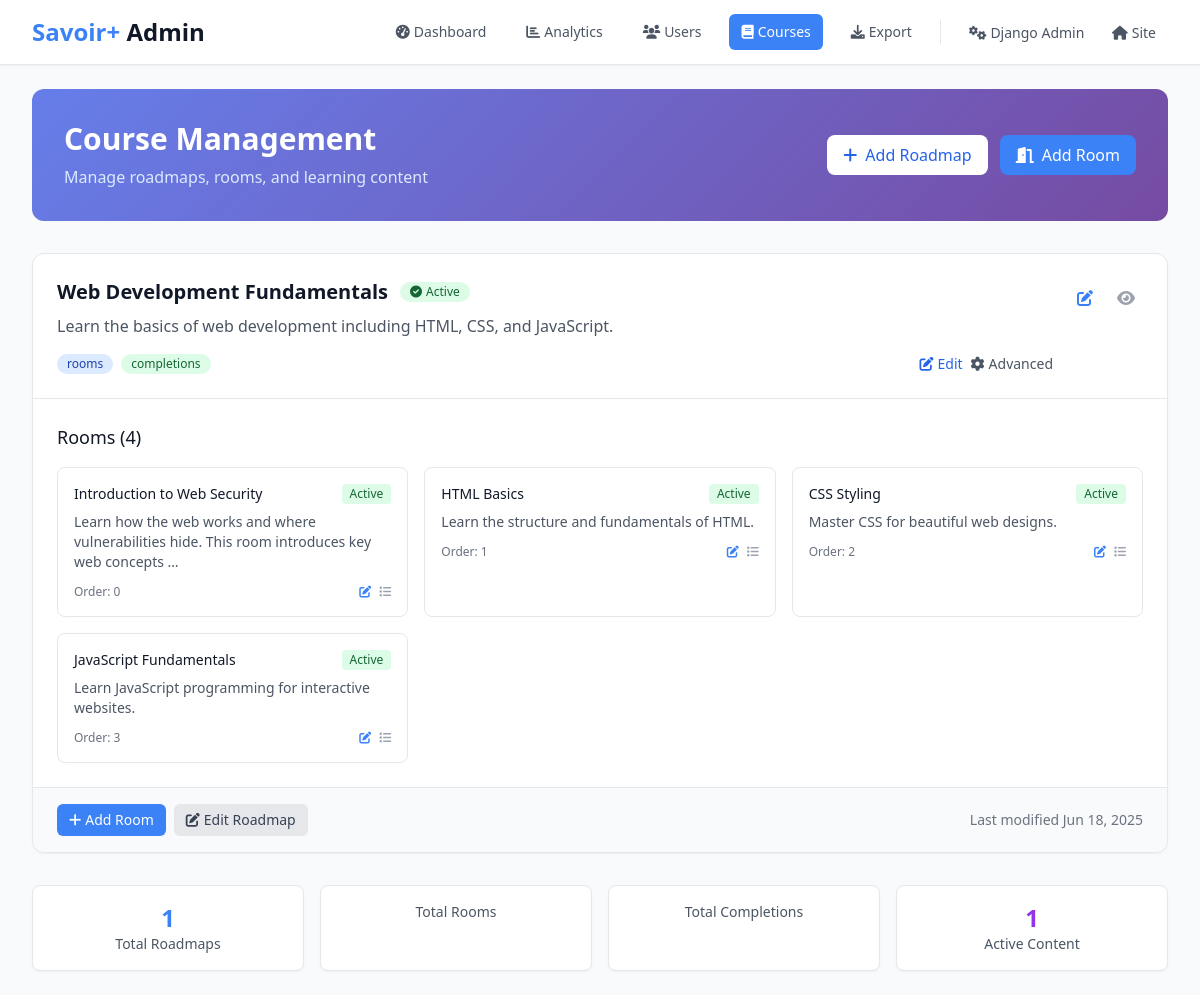
The app's page /manage/courses/ (signed in) with its own data.
### lms/models.py (models this page shows, shortened)
class Roadmap(models.Model):
    title = models.CharField(max_length=200, verbose_name=_('Title'))
    title_fr = models.CharField(max_length=200, blank=True, verbose_name=_('Title (French)'))
    description = models.TextField(verbose_name=_('Description'))
    description_fr = models.TextField(blank=True, verbose_name=_('Description (French)'))
    is_active = models.BooleanField(default=True, verbose_name=_('Is Active'))
    created_at = models.DateTimeField(auto_now_add=True)
    class Meta:
        verbose_name = _('Roadmap')
        verbose_name_plural = _('Roadmaps')

class Room(models.Model):
    title = models.CharField(max_length=200, verbose_name=_('Title'))
    title_fr = models.CharField(max_length=200, blank=True, verbose_name=_('Title (French)'))
    description = models.TextField(verbose_name=_('Description'))
    description_fr = models.TextField(blank=True, verbose_name=_('Description (French)'))
    roadmap = models.ForeignKey(Roadmap, on_delete=models.CASCADE, related_name='rooms', verbose_name=_('Roadmap'))
    prerequisite_room = models.ForeignKey('self', on_delete=models.SET_NULL, blank=True, null=True, verbose_name=_('Prerequisite Room'))
    order = models.PositiveIntegerField(default=0, verbose_name=_('Order'))
    is_active = models.BooleanField(default=True, verbose_name=_('Is Active'))
    created_at = models.DateTimeField(auto_now_add=True)
    class Meta:
        verbose_name = _('Room')
        verbose_name_plural = _('Rooms')
        ordering = ['roadmap', 'order']

### lms/views.py (the view)
# urls.py: path('manage/courses/', views.admin_course_management, name='admin_course_management'),
@staff_member_required
def admin_course_management(request):
    roadmaps = Roadmap.objects.all().prefetch_related('rooms__sections')
    rooms = Room.objects.all().select_related('roadmap').prefetch_related('sections')
    context = {
        'roadmaps': roadmaps,
        'rooms': rooms,
        'total_roadmaps': roadmaps.count(),
        'total_rooms': rooms.count(),
        'total_sections': Section.objects.count(),
    }
    return render(request, 'admin/course_management.html', context)

### lms/models.py (called while the page is built)
    def save(self, *args, **kwargs):
        if not self.trial_start_date:
            from django.utils import timezone
            self.trial_start_date = timezone.now()
        if not self.trial_end_date and self.trial_start_date:
            self.trial_end_date = self.trial_start_date + timedelta(days=15)
        super().save(*args, **kwargs)

### templates/admin/course_management.html (shortened to what this page needs)
<!DOCTYPE html>
<html lang="en">
<head>
    <script src="https://cdn.tailwindcss.com"></script>
    <link rel="stylesheet" href="https://cdnjs.cloudflare.com/ajax/libs/font-awesome/6.0.0/css/all.min.css">
</head>
<body class="bg-gray-50 min-h-screen">
    <header class="bg-white shadow-sm border-b border-gray-200">
        <div class="max-w-7xl mx-auto px-4 sm:px-6 lg:px-8">
            <div class="flex justify-between items-center h-16">
                <div class="flex items-center">
                    <div class="flex-shrink-0">
                        <h1 class="text-2xl font-bold text-gray-900">
                            <span class="text-primary">Savoir+</span> Admin
                        </h1>
                    </div>
                </div>
                <div class="flex items-center space-x-4">
                    <nav class="flex space-x-4">
                        <a href="/manage/" class="text-gray-600 hover:text-primary px-3 py-2 rounded-md text-sm font-medium">
                            <i class="fas fa-tachometer-alt mr-1"></i>Dashboard
                        </a>
                        <a href="/manage/analytics/" class="text-gray-600 hover:text-primary px-3 py-2 rounded-md text-sm font-medium">
                            <i class="fas fa-chart-bar mr-1"></i>Analytics
                        </a>
                        <a href="/manage/users/" class="text-gray-600 hover:text-primary px-3 py-2 rounded-md text-sm font-medium">
                            <i class="fas fa-users mr-1"></i>Users
                        </a>
                        <a href="/manage/courses/" class="bg-primary text-white px-3 py-2 rounded-md text-sm font-medium">
                            <i class="fas fa-book mr-1"></i>Courses
                        </a>
                        <a href="/manage/export/" class="text-gray-600 hover:text-primary px-3 py-2 rounded-md text-sm font-medium">
                            <i class="fas fa-download mr-1"></i>Export
                        </a>
                    </nav>
                    <div class="border-l border-gray-200 pl-4">
                        <a href="/admin/" class="text-gray-600 hover:text-primary px-3 py-2 rounded-md text-sm font-medium">
                            <i class="fas fa-cogs mr-1"></i>Django Admin
                        </a>
                        <a href="/" class="text-gray-600 hover:text-primary px-3 py-2 rounded-md text-sm font-medium">
                            <i class="fas fa-home mr-1"></i>Site
                        </a>
                    </div>
                </div>
            </div>
        </div>
    </header>
    <main class="max-w-7xl mx-auto py-6 px-4 sm:px-6 lg:px-8">
        <div class="mb-8">
            <div class="gradient-bg rounded-xl p-8 text-white">
                <div class="flex justify-between items-center">
                    <div>
                        <h1 class="text-3xl font-bold mb-2">Course Management</h1>
                        <p class="text-blue-100">Manage roadmaps, rooms, and learning content</p>
                    </div>
                    <div class="flex space-x-3">
                        <a href="/admin/lms/roadmap/add/" class="bg-white text-blue-600 px-4 py-2 rounded-lg font-medium hover:bg-blue-50 transition-colors">
                            <i class="fas fa-plus mr-2"></i>Add Roadmap
                        </a>
                        <a href="/admin/lms/room/add/" class="bg-blue-500 text-white px-4 py-2 rounded-lg font-medium hover:bg-blue-600 transition-colors">
                            <i class="fas fa-door-open mr-2"></i>Add Room
                        </a>
                    </div>
                </div>
            </div>
        </div>
        <div class="space-y-6">
            {% for roadmap in roadmaps %}
            <div class="bg-white rounded-xl shadow-sm border border-gray-200 overflow-hidden card-hover">
                <div class="p-6 border-b border-gray-200">
                    <div class="flex justify-between items-start">
                        <div class="flex-1">
                            <div class="flex items-center mb-2">
                                <h3 class="text-xl font-semibold text-gray-900">{{ roadmap.title }}</h3>
                                {% if roadmap.is_active %}
                                    <span class="ml-3 inline-flex items-center px-2.5 py-0.5 rounded-full text-xs font-medium bg-green-100 text-green-800">
                                        <i class="fas fa-check-circle mr-1"></i>Active
                                    </span>
                                {% else %}
                                    <span class="ml-3 inline-flex items-center px-2.5 py-0.5 rounded-full text-xs font-medium bg-gray-100 text-gray-800">
                                        <i class="fas fa-pause-circle mr-1"></i>Inactive
                                    </span>
                                {% endif %}
                            </div>
                            <p class="text-gray-600 mb-4">{{ roadmap.description|truncatewords:20 }}</p>
                            <div class="flex items-center justify-between">
                                <div class="flex items-center space-x-2">
                                    <span class="inline-flex items-center px-2.5 py-0.5 rounded-full text-xs font-medium bg-blue-100 text-blue-800">
                                        {{ roadmap.room_count }} rooms
                                    </span>
                                    <span class="inline-flex items-center px-2.5 py-0.5 rounded-full text-xs font-medium bg-green-100 text-green-800">
                                        {{ roadmap.completion_count }} completions
                                    </span>
                                </div>
                                <div class="flex items-center space-x-2">
                                    <a href="/manage/roadmap/{{ roadmap.id }}/edit/"
                                       class="text-blue-600 hover:text-blue-800 text-sm font-medium">
                                        <i class="fas fa-edit mr-1"></i>Edit
                                    </a>
                                    <a href="/admin/lms/roadmap/{{ roadmap.id }}/change/"
                                       class="text-gray-600 hover:text-gray-800 text-sm font-medium">
                                        <i class="fas fa-cog mr-1"></i>Advanced
                                    </a>
                                </div>
                            </div>
                        </div>
                        <div class="flex items-center space-x-2 ml-4">
                            <a href="/admin/lms/roadmap/{{ roadmap.id }}/change/" class="text-primary hover:text-primary-dark p-2 rounded-lg hover:bg-blue-50 transition-colors" title="Edit Roadmap">
                                <i class="fas fa-edit"></i>
                            </a>
                            <a href="#" class="text-gray-400 hover:text-gray-600 p-2 rounded-lg hover:bg-gray-50 transition-colors" title="View Details">
                                <i class="fas fa-eye"></i>
                            </a>
                        </div>
                    </div>
                </div>
                <div class="p-6">
                    <h4 class="text-lg font-medium text-gray-900 mb-4">Rooms ({{ roadmap.rooms.count }})</h4>
                    {% if roadmap.rooms.exists %}
                        <div class="grid grid-cols-1 md:grid-cols-2 lg:grid-cols-3 gap-4">
                            {% for room in roadmap.rooms.all %}
                            <div class="border border-gray-200 rounded-lg p-4 hover:border-primary transition-colors">
                                <div class="flex justify-between items-start mb-2">
                                    <h5 class="font-medium text-gray-900 text-sm">{{ room.title }}</h5>
                                    {% if room.is_active %}
                                        <span class="inline-flex items-center px-2 py-0.5 rounded text-xs font-medium bg-green-100 text-green-800">
                                            Active
                                        </span>
                                    {% else %}
                                        <span class="inline-flex items-center px-2 py-0.5 rounded text-xs font-medium bg-gray-100 text-gray-800">
                                            Inactive
                                        </span>
                                    {% endif %}
                                </div>
                                <p class="text-gray-600 text-sm mb-3">{{ room.description|truncatewords:15 }}</p>
                                <div class="flex justify-between items-center text-xs text-gray-500">
                                    <span>Order: {{ room.order }}</span>
                                    <div class="flex space-x-2">
                                        <a href="/admin/lms/room/{{ room.id }}/change/" class="text-primary hover:text-primary-dark" title="Edit Room">
                                            <i class="fas fa-edit"></i>
                                        </a>
                                        <a href="#" class="text-gray-400 hover:text-gray-600" title="View Sections">
                                            <i class="fas fa-list"></i>
                                        </a>
                                    </div>
                                </div>
                            </div>
                            {% endfor %}
                        </div>
                    {% endif %}
                </div>
                <div class="px-6 py-4 bg-gray-50 border-t border-gray-200">
                    <div class="flex justify-between items-center">
                        <div class="flex space-x-2">
                            <a href="/admin/lms/room/add/?roadmap={{ roadmap.id }}" class="inline-flex items-center px-3 py-1.5 text-sm bg-primary text-white rounded-md hover:bg-primary-dark transition-colors">
                                <i class="fas fa-plus mr-1"></i>Add Room
                            </a>
                            <a href="/admin/lms/roadmap/{{ roadmap.id }}/change/" class="inline-flex items-center px-3 py-1.5 text-sm bg-gray-200 text-gray-700 rounded-md hover:bg-gray-300 transition-colors">
                                <i class="fas fa-edit mr-1"></i>Edit Roadmap
                            </a>
                        </div>
                        <div class="text-sm text-gray-500">
                            Last modified {{ roadmap.created_at|date:"M d, Y" }}
                        </div>
                    </div>
                </div>
            </div>
            {% endfor %}
        </div>
        <div class="mt-8 grid grid-cols-1 md:grid-cols-4 gap-4">
            <div class="bg-white rounded-lg p-4 shadow-sm border border-gray-200">
                <div class="text-center">
                    <div class="text-2xl font-bold text-primary">{{ roadmaps|length }}</div>
                    <div class="text-sm text-gray-600">Total Roadmaps</div>
                </div>
            </div>
            <div class="bg-white rounded-lg p-4 shadow-sm border border-gray-200">
                <div class="text-center">
                    <div class="text-sm text-gray-600">Total Rooms</div>
                </div>
            </div>
            <div class="bg-white rounded-lg p-4 shadow-sm border border-gray-200">
                <div class="text-center">
                    <div class="text-sm text-gray-600">Total Completions</div>
                </div>
            </div>
            <div class="bg-white rounded-lg p-4 shadow-sm border border-gray-200">
                <div class="text-center">
                    <div class="text-2xl font-bold text-purple-600">{{ roadmaps|length }}</div>
                    <div class="text-sm text-gray-600">Active Content</div>
                </div>
            </div>
        </div>
    </main>
</body>
</html>

### templates/admin/course_management.html (style rules this page uses)
.gradient-bg { background: linear-gradient(135deg, #667eea 0%, #764ba2 100%); }
.card-hover { transition: all 0.3s ease; }

### records on screen
Roadmap: title "Web Development Fundamentals", is_active True (drawn), description "Learn the basics of web development including HTML, CSS, and JavaScript.", rooms.count "4", created_at "Jun 18, 2025"
Room: title "Introduction to Web Security", is_active "Active", description "Learn how the web works and where vulnerabilities hide. This room introduces key web concepts …", order "0"
Room: title "HTML Basics", is_active "Active", description "Learn the structure and fundamentals of HTML.", order "1"
Room: title "CSS Styling", is_active "Active", description "Master CSS for beautiful web designs.", order "2"
Room: title "JavaScript Fundamentals", is_active "Active", description "Learn JavaScript programming for interactive websites.", order "3"

### other values on screen
{{ roadmaps|length }} "1"
